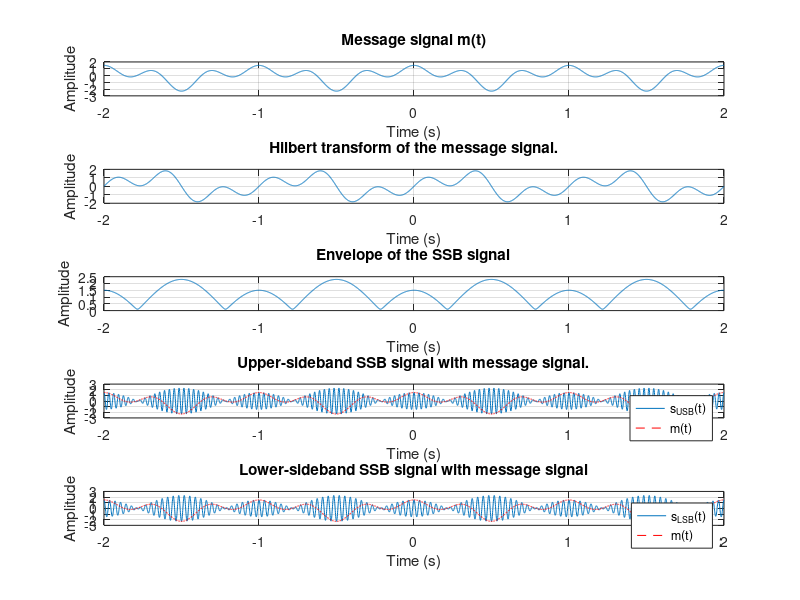

The MATLAB source for this figure: (Note: this script raises an error after producing the figure.)
%using signal processing toolbox
f1 = 1; 
t = -2:0.001:2; 

m_t = cos(2*pi*f1*t) - 0.4*cos(4*pi*f1*t) + 0.9*cos(6*pi*f1*t);
m_hilbert = imag(hilbert(m_t));
fc = 10 * max([f1, 2*f1, 3*f1]); 

envelope_ssb = abs(hilbert(m_t));
s_USB = m_t .* cos(2*pi*fc*t) - m_hilbert .* sin(2*pi*fc*t);
s_LSB = m_t .* cos(2*pi*fc*t) + m_hilbert .* sin(2*pi*fc*t);
%envelope_USB = abs(s_USB + 1i * hilbert(s_USB));

figure;

subplot(5,1,1);
plot(t, m_t);
title('Message signal m(t)');
xlabel('Time (s)');
ylabel('Amplitude');
grid on;

subplot(5,1,2);
plot(t, m_hilbert);
title('Hilbert transform of the message signal.'); 
xlabel('Time (s)');
ylabel('Amplitude');
grid on;

subplot(5,1,3);
plot(t, envelope_ssb);
title('Envelope of the SSB signal');
xlabel('Time (s)');
ylabel('Amplitude');
grid on;

subplot(5,1,4);
plot(t, s_USB);
hold on;
plot(t, m_t, 'r--');
title('Upper-sideband SSB signal with message signal.');
xlabel('Time (s)');
ylabel('Amplitude');
legend('s_{USB}(t)', 'm(t)');
grid on;
hold off;

subplot(5,1,5);
plot(t, s_LSB);
hold on;
plot(t, m_t, 'r--');
title('Lower-sideband SSB signal with message signal');
xlabel('Time (s)');
ylabel('Amplitude');
legend('s_{LSB}(t)', 'm(t)');
grid on;
hold off;

sgtitle('SSB');